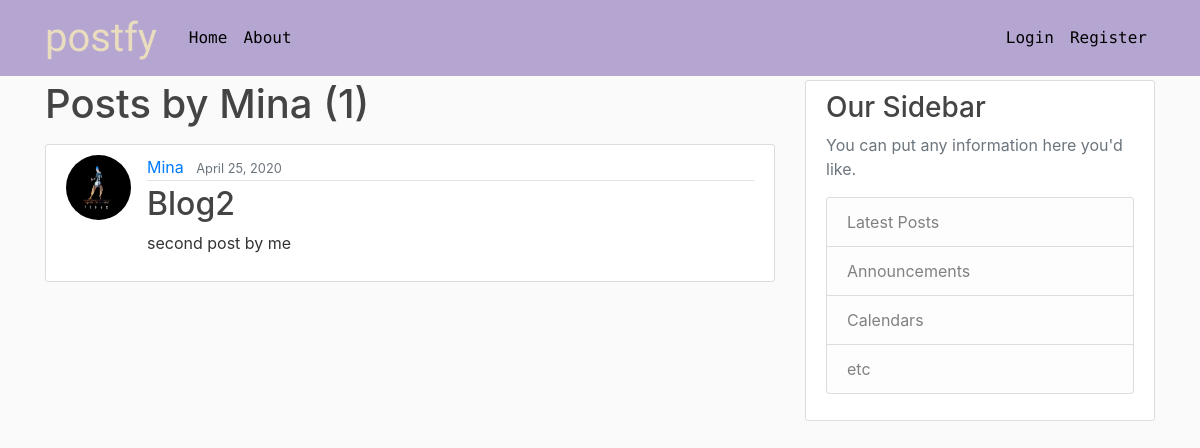
Page /blog/user/Mina/ on the committed database.
### blog/models.py (models this page shows, shortened)
class Post(models.Model):
    title = models.CharField(max_length=100)
    content = models.TextField()
    date_posted = models.DateTimeField(default=timezone.now)
    author = models.ForeignKey(User, on_delete=models.CASCADE)

### users/models.py (models this page shows, shortened)
class Profile(models.Model):
    user = models.OneToOneField(User, on_delete=models.CASCADE)
    image = models.ImageField(default='default.jpg', upload_to='profile_pics')

### blog/views.py (the view)
# urls.py: path('user/<str:username>/', views.UserPostListView.as_view(), name='user-posts'),
class UserPostListView(ListView):
    model = Post
    template_name = 'blog/user_posts.html'  # <app>/<model>_<viewtype>.html
    context_object_name = 'posts'
    paginate_by = 5
    def get_queryset(self):
        user = get_object_or_404(User, username=self.kwargs.get('username'))
        return Post.objects.filter(author=user).order_by('-date_posted')

### blog/templates/blog/user_posts.html (shortened to what this page needs)
{% extends "blog/base.html" %}
{% block content %}
    <h1 class="mb-3">Posts by {{ view.kwargs.username }} ({{ page_obj.paginator.count }})</h1>
    {% for post in posts %}
        <article class="media content-section">
          <img class="rounded-circle article-img" src="{{ post.author.profile.image.url }}">
          <div class="media-body">
            <div class="article-metadata">
              <a class="mr-2" href="{% url 'user-posts' post.author.username %}">{{ post.author }}</a>
              <small class="text-muted">{{ post.date_posted|date:"F d, Y" }}</small>
            </div>
            <h2><a class="article-title" href="{% url 'post-detail' post.id %}">{{ post.title }}</a></h2>
            <p class="article-content">{{ post.content }}</p>
          </div>
        </article>
    {% endfor %}
{% endblock content %}

### blog/static/blog/main.css (style rules this page uses)
body { background: #fafafa; color: #333333; margin-top: 5rem; }
h1, h2, h3, h4, h5, h6 { color: #444444; }
.content-section { background: #ffffff; padding: 10px 20px; border: 1px solid #dddddd; border-radius: 3px; margin-bottom: 20px; }
.article-title { color: #444444; }
.article-content { white-space: pre-line; }
.article-img { height: 65px; width: 65px; margin-right: 16px; }
.article-metadata { padding-bottom: 1px; margin-bottom: 4px; border-bottom: 1px solid #e3e3e3 }

### rows in the picture
Post: author.profile.image (picture), author "Mina", date_posted "April 25, 2020", title "Blog2", content "second post by me"

### other values in the picture
{{ view.kwargs.username }} "Mina"
{{ page_obj.paginator.count }} "1"
